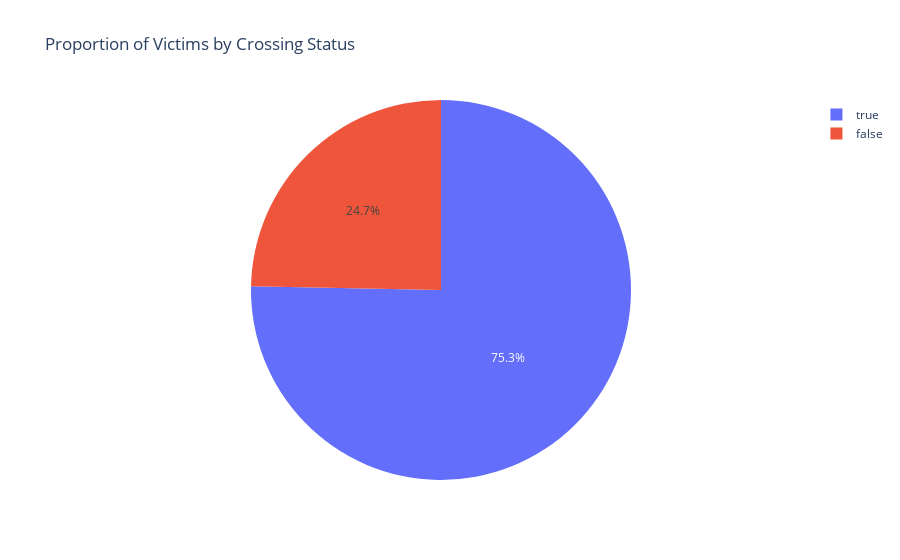

Notebook code cell kept with this figure:
### Code cell
import plotly.express as px

# Group data by 'es_cruce', summing 'n_victimas'
grouped_data = data_hm.groupby('es_cruce')['n_victimas'].sum().reset_index()

# Create a pie chart using Plotly Express
fig = px.pie(grouped_data, values='n_victimas', names='es_cruce', 
             title='Proportion of Victims by Crossing Status')

# Show the plot
fig.show()

### Figure 1 — Plotly figure (JSON) as saved in the notebook; plotly's stock layout.template omitted (floating-point values rounded to 4 significant figures)
{"data": [{"domain": {"x": [0, 1], "y": [0, 1]}, "hovertemplate": "es_cruce=%{label}<br>n_victimas=%{value}<extra></extra>", "labels": [false, true], "legendgroup": "", "name": "", "showlegend": true, "type": "pie", "values": [177, 540]}], "layout": {"legend": {"tracegroupgap": 0}, "title": {"text": "Proportion of Victims by Crossing Status"}}}
